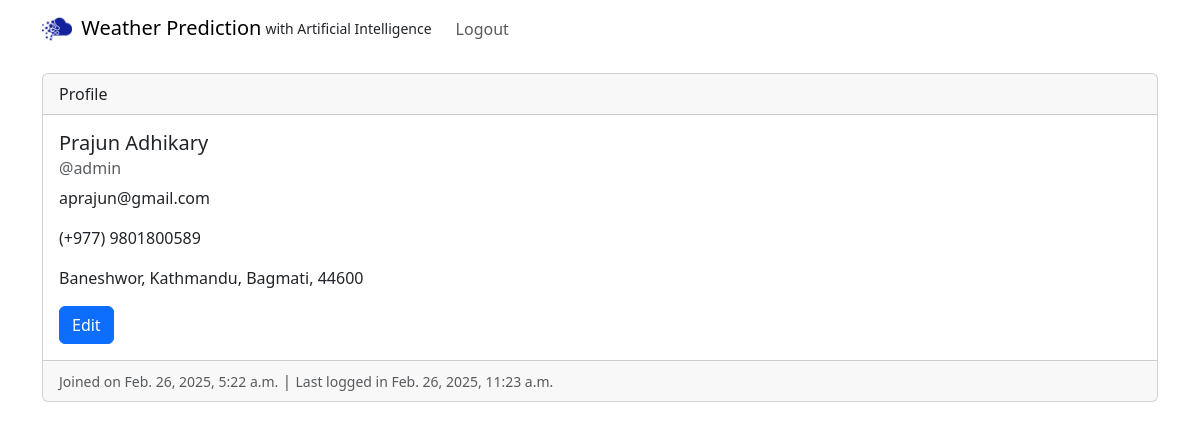
The app's page /weather_admin/ (signed in) with its own data.
### weather_admin/models.py (models this page shows, shortened)
class Profile(models.Model):
    created_at = models.DateTimeField(auto_now_add=True)
    otp = models.CharField(max_length=15)
    phone = models.CharField(max_length=15)
    address =  models.CharField(max_length=100)
    city =  models.CharField(max_length=50)
    state =  models.CharField(max_length=50)
    zipcode =  models.CharField(max_length=20)
    user = models.OneToOneField(
        User,
        on_delete=models.CASCADE,
        primary_key=True,
    )

### weather_admin/views.py (the view)
# urls.py: path('', views.admin_home, name='weather_admin_home'),
def admin_home(request):
    if request.user.is_authenticated:
        current_user = User.objects.get(username=request.user)
        current_profile = Profile.objects.get(user=current_user)
        print(current_profile.phone)
        return render(request, 'home.html', {'current_user':current_user, 'current_profile':current_profile})
    else:
        return render(request, 'login.html', {})

### weather_admin/templates/home.html
{% extends 'base.html' %}
{% block content %}
<div class="card mt-3">
    <div class="card-header">
        Profile
    </div>
    <div class="card-body">
        <h5 class="card-title">{{current_user.first_name}} {{current_user.last_name}}</h5>
        <h6 class="card-subtitle mb-2 text-body-secondary">@{{current_user.username}}</h6>
        <p class="card-text">{{current_user.email}}</p>
        <p class="card-text">(+977) {{current_profile.phone}}</p>
        <p class="card-text">{{current_profile.address}}, {{current_profile.city}}, {{current_profile.state}},
            {{current_profile.zipcode}}</p>
        <a href="#" class="btn btn-primary">Edit</a>
    </div>
    <div class="card-footer text-body-secondary">
        <small class="text-body-secondary">Joined on {{current_user.date_joined}}</small> |
        <small class="text-body-secondary text-end">Last logged in
            {{current_user.last_login}}</small>
    </div>
</div>
{% endblock %}

### weather_admin/templates/base.html (shortened to what this page needs)
<!doctype html>
<html lang="en">
<head>
    <link href="https://cdn.jsdelivr.net/npm/bootstrap@5.3.3/dist/css/bootstrap.min.css" rel="stylesheet"
>
    {% load static %}
</head>
<body>
    {% include 'navbar.html' %}
    <div class="container">
        {% block content %}
        {% endblock %}
    </div>
</body>
</html>

### weather_admin/templates/navbar.html (shortened to what this page needs)
{% load static %}
<nav class="navbar navbar-expand-lg container">
    <div class="container-fluid">
        <a class="navbar-brand me-1" href="{% url 'weather_admin_home' %}">
            <img src="{% static 'images/logo.png' %}" alt="Weather Prediction Logo" height="30"
                class="d-inline-block align-text-top me-1">
            Weather Prediction
        </a>
        <small class="fw-lighter mb-0 me-3 align-bottom">with Artificial Intelligence</small>
        <div class="collapse navbar-collapse" id="navbarSupportedContent">
            <ul class="navbar-nav me-auto mb-2 mb-lg-0">
                {% if user.is_authenticated %}
                <li class="nav-item"><a class="nav-link" href="{% url 'weather_admin_logout' %}">Logout</a></li>
                {% else %}
                <li class="nav-item"><a class="nav-link" href="{% url 'weather_admin_login' %}">Login</a></li>
                <li class="nav-item"><a class="nav-link" href="{% url 'weather_admin_register' %}">Register</a></li>
                {% endif %}
            </ul>
        </div>
    </div>
</nav>

### records on screen
Profile: phone "9801800589", address "Baneshwor", city "Kathmandu", state "Bagmati", zipcode "44600"

### other values on screen
{{ current_user.first_name }} "Prajun"
{{ current_user.last_name }} "Adhikary"
{{ current_user.username }} "admin"
{{ current_user.email }} "aprajun@gmail.com"
{{ current_user.date_joined }} "Feb. 26, 2025, 5:22 a.m."
{{ current_user.last_login }} "Feb. 26, 2025, 11:23 a.m."
